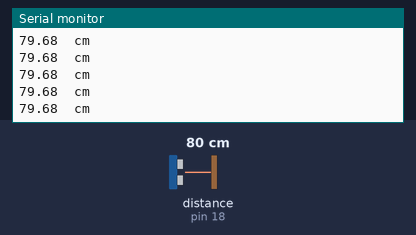
Recording of a sketch running on a simulated Arduino Uno, built with avr-gcc and run on an emulated ATmega328P. Shown: the last lines printed to the serial monitor. Wiring (inferred from the names in the program): ultrasonic range finder: trigger pin 19; echo pin 18. The test bench sets the inputs (shaded band); at power-on: distance to the obstacle (sensor on pin 18) 80 cm. The echo pulse lasts 58.3 µs per cm.

Above: at 1.2 s.
1.3 s: distance to the obstacle (sensor on pin 18) set to 299 cm
At 1.62 s:
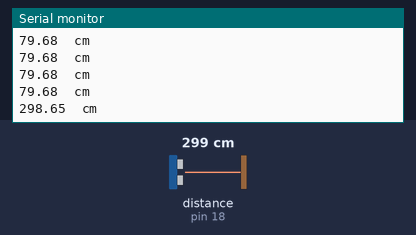
4.3 s: distance to the obstacle (sensor on pin 18) set to 2 cm
At 4.45 s:
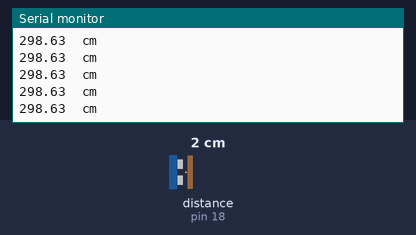
Timing chart, 0 to 7.3 s (numbered marks = the images above; inputs shaded):
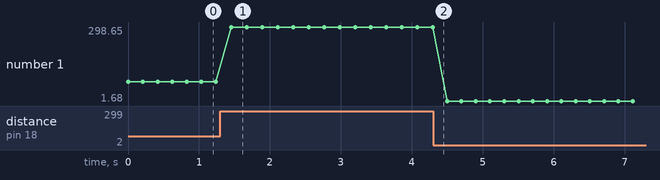

The sketch:

sr04.ino
```cpp
int trigPin = 19;
int echoPin = 18;
float pingTravelTime;
float distance;

void setup() {
  pinMode(trigPin,OUTPUT);
  pinMode(echoPin,INPUT);
  Serial.begin(9600);
}

void loop() {
  //manual pulse generation by trigpin//
  digitalWrite(trigPin,LOW);
  delayMicroseconds(10);
  digitalWrite(trigPin,HIGH);
  delayMicroseconds(10);
  digitalWrite(trigPin,LOW);
  delayMicroseconds(10);
  //catching the times required for the ping traveled from trigpin through echopin using pulseIn//
  //pulseIn function measure the time while the echoPin is high
  pingTravelTime = pulseIn (echoPin,HIGH);
  //distance variable in centimeter//
  distance = (pingTravelTime/2) * 0.0343;
  Serial.print(distance);
  Serial.println("  cm");
  delay(200);

}
```

Measured:
- after the input at 1.3 s, the serial monitor: prints a new line after 0.16 s (image 1)
- plotted number 1: 79.68 → 298.63 after the input at 1.3 s, 298.63 → 1.68 after the input at 4.3 s
